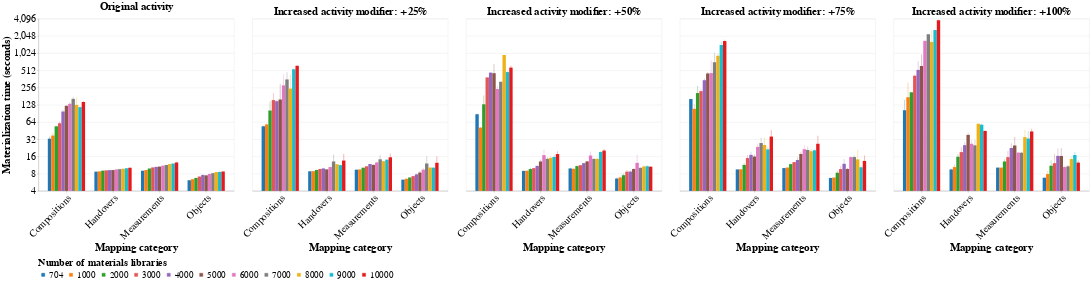

Here is the notebook cell this chart was saved with:
### Code cell
mat_times_per_cat_charts = []

indexes_with_y_axis = [0] 

for i, m in enumerate(['Original activity', '+25%', '+50%', '+75%', '+100%']):
    # Do the same as in the other materialization time plot
    if i in indexes_with_y_axis:
        bar_y_axis = alt.Y('mean(real_time_max_for_category):Q', title="Materialization time (seconds)", axis=alt.Axis(tickCount=10), scale=alt.Scale(type='log', base=2))
        error_y_axis = alt.Y('mean_time:Q', title="Materialization time (seconds)")
    else:
        y_axis_config = alt.Axis(labels=False, title=None, ticks=False, domain=False, tickCount=10)
        bar_y_axis = alt.Y('mean(real_time_max_for_category):Q', title="Materialization time (seconds)", axis=y_axis_config)
        error_y_axis = alt.Y('mean_time:Q', title="Materialization time (seconds)", axis=y_axis_config)
    
    bar_chart = alt.Chart(per_mapping_times_w_sums.query("multiplier == @m")).mark_bar().encode(
        x=alt.X('category:N', title="Mapping category", axis=alt.Axis(labelAngle=-45, labelLimit=0)),
        y=bar_y_axis,
        color=alt.Color('n_samples:N', 
                        legend=alt.Legend(title="Number of materials libraries", orient="bottom")),
        xOffset='n_samples:N'
    ).properties(title=f"Increased activity modifier: {m}" if i > 0 else "Original activity", width=625, height=550)
    
    error_chart = alt.Chart(per_mapping_times_w_sums.query("multiplier == @m")).transform_aggregate(
        mean_time='mean(real_time_max_for_category)',
        stdev_time='stdev(real_time_max_for_category)',
        groupby=['category', 'n_samples']
    ).mark_errorbar().encode(
        x=alt.X('category:N'), 
        y=error_y_axis,
        yError='stdev_time:Q',
        color=alt.Color('n_samples:N', legend=None),
        xOffset='n_samples:N'
    )
    
    mat_times_per_cat_charts.append(bar_chart + error_chart)

mat_times_per_category_chart = alt.hconcat(*mat_times_per_cat_charts, spacing=20).resolve_scale(y='shared')
mat_times_per_category_chart
